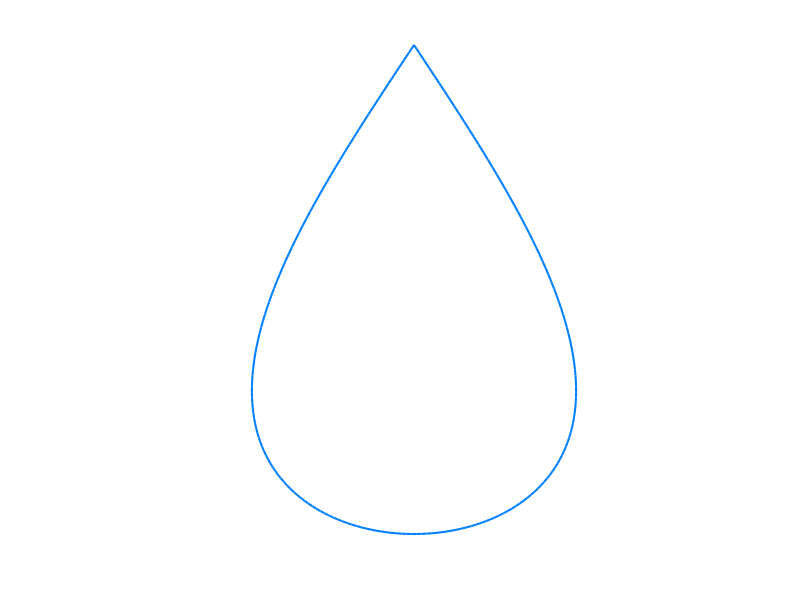

Write the MATLAB code that produced this figure.
clear all

t=linspace(0,pi,200);

x=sqrt(6)*sin(2*t);
y=5-exp(2)*sin(t);

plot(x,y,'LineWidth',1.5,'color',[0,0.5,1]);
hold on;

axis equal;
axis off;